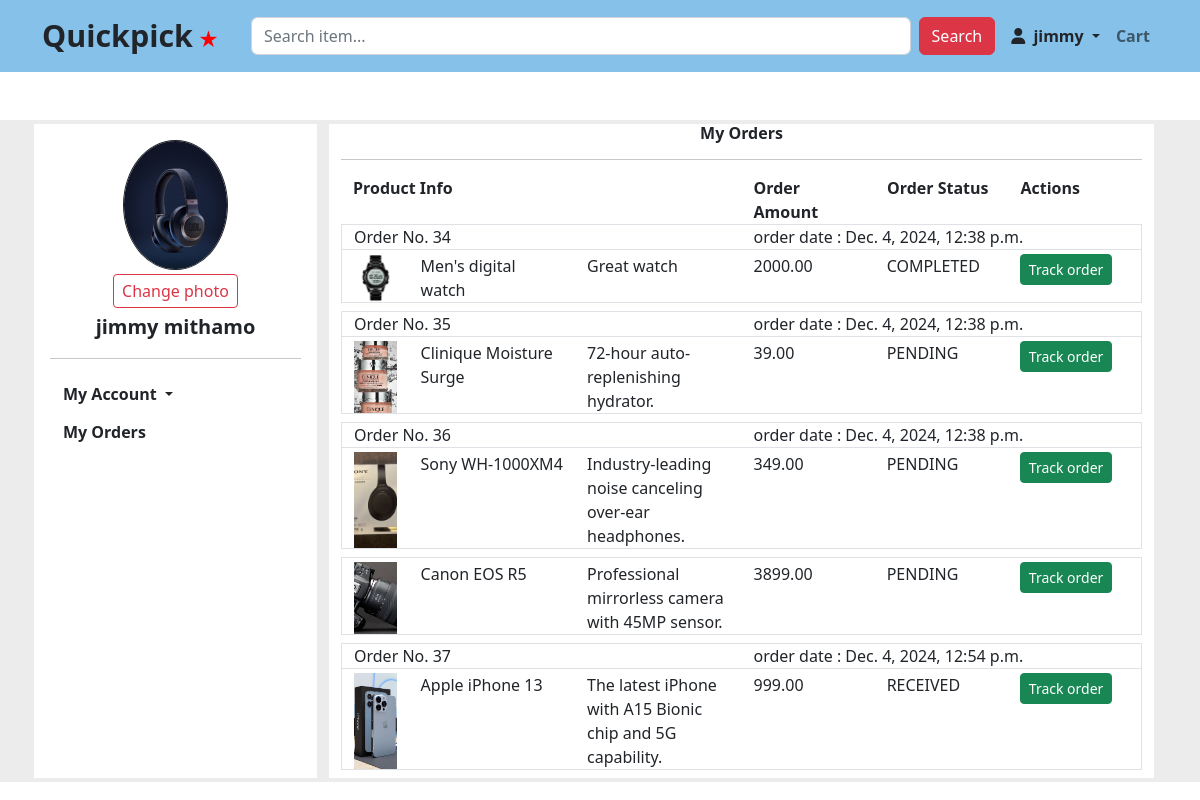
The app's page /order (signed in), older data.
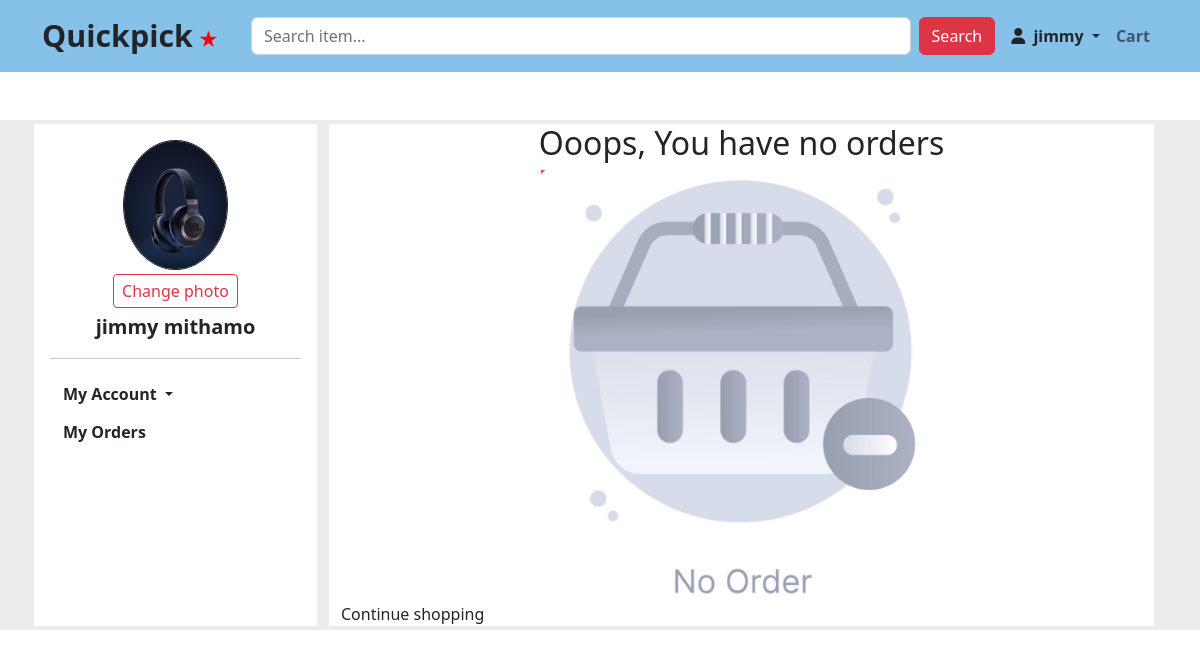
The same page, newer data.
### website/models.py (models this page shows, shortened)
class Profile(models.Model):
    user = models.OneToOneField(User, on_delete=models.CASCADE)
    phone_number = models.CharField(max_length=15, blank=True)
    address = models.CharField(max_length=255, blank=True)

class Order(models.Model):
    ORDER_STATUS_CHOICES = [
        ('RECEIVED', 'Received'),
        ('In transit', 'In transit'),
        ('COMPLETED', 'Completed'),
        ('CANCELED', 'Canceled'),
    ]
    user = models.ForeignKey(User, on_delete=models.CASCADE)
    status = models.CharField(max_length=10, choices=ORDER_STATUS_CHOICES, default='RECEIVED')
    total_amount = models.DecimalField(max_digits=10, decimal_places=2, default=0)
    address = models.CharField(max_length=255, default="No address provided")
    order_date = models.DateTimeField(default=timezone.now)

class OrderItem(models.Model):
    order = models.ForeignKey(Order, related_name='items', on_delete=models.CASCADE)
    cart_item = models.ForeignKey(CartItem, on_delete=models.CASCADE)
    product = models.ForeignKey(Product, on_delete=models.CASCADE)
    quantity = models.PositiveIntegerField()
    price = models.DecimalField(max_digits=10, decimal_places=2)
    def get_total_price(self):
        return self.quantity * self.price

class Product(models.Model):
    name = models.CharField(max_length=100)
    price = models.IntegerField()
    category = models.CharField(max_length=100)
    description = models.TextField()
    image = models.ImageField(upload_to='products/')

### website/views.py (the view)
# urls.py: path('order',views.orders, name='orders'),
def orders(request):
    user = User.objects.get(id=request.session.get('user_id'))
    user_exists = check_user(user)
    if not user_exists:
        messages.warning(request, 'Please login or create account to view orders')
        return redirect('login_page')
    else:
        orders = Order.objects.filter(user=user)
        order_items = OrderItem.objects.filter(order__in=orders)
        context = {
            'orders': orders,
            'order_items': order_items
        }
        return render(request, 'website/my_orders.html', context)

### website/views.py (called while the page is built)
def check_user(active_user):
    if active_user.username.startswith('Guest_'):
        return False
    return True

### website/templates/website/my_orders.html (shortened to what this page needs)
{% extends 'website/account.html' %}
{% load static %}
{% block side_content %}
<div>
    {% if order_items %}
        <h6 class="fw-bold text-center">My Orders</h6>
        <hr>
        <div class="container">
            <div class="row fs-6 fw-bold disabled">
                <div class="col-md-6">Product Info</div>
                <div class="col-md-2">Order Amount</div>
                <div class="col-md-2">Order Status</div>
                <div class="col-md-2">Actions</div>
            </div>
                {% for order in orders %}
                    <div class="row border-bottom-0 border">
                        <div class="col-md-6 ">
                            Order No. {{ order.id }}
                        </div>
                        <div class="col-md-6 ">
                            order date : {{ order.order_date }}
                        </div>
                    </div>
                    {% for order_item in order_items %}
                    {% if order_item.order_id == order.id %}
                    <div class="row border mb-2">
                        <div class="col-1 mt-1">
                            <img src="{{ order_item.product.image.url }}" class="card-img-top" alt="..." style="height: 100%; width: 100%; object-fit: cover;">
                        </div>
                        <div class="col-5 mt-1">
                            <div class="row">
                                <div class="col-6">{{ order_item.product.name }}</div>
                                <div class="col-6">{{ order_item.product.description }}</div>
                            </div>
                        </div>
                        <div class="col-2 mt-1">{{ order_item.get_total_price }}</div>
                        <div class="col-2 mt-1">{{ order.status }}</div>
                        <div class="col-2 mt-1">
                            <a href=""><div class="btn btn-success btn-sm">Track order</div></a>
                        </div>
                    </div>
                    {% endif %}
                    {% endfor %}
                {% endfor %}
            </div>
    {% else %}
    <div class="row">
        <div class="col-12 d-flex flex-row justify-content-center">
            <h2 class="text-dark">Ooops, You have no orders</h2>
       </div>
       <div class="col-12 h-50 d-flex flex-row justify-content-center">
        <img src="{% static 'images/no_order.jpeg' %}" class="d-block w-50 c-img" alt="...">
       </div>
       <div class="col-md-12 d-flex flex-row justify-content-start">
        <a href="/" class="nav-link text-dark lead">Continue shopping</a>
     </div>
    </div>
    {% endif %}
</div>
{% endblock %}

### website/templates/website/account.html (shortened to what this page needs)
{% extends 'website/base.html' %}
{% load static %}
{% block content %}
<section class="container-fluid h-100 mt-0" style="background-color: rgb(236, 236, 236);">
    <div class="container-md custom-margin container-fluid">
        <div class="row p-1">
            <div class="col-md-3 col-lg-3 bg-white p-3">
                <div class="mb-2" style="width: 100%; position: relative;">
                   <div class="col-12 d-flex flex-row justify-content-center" >
                        <div class="col-5"><img src="{{ user.profile.image.url }}" class="card-img-top border border-dark border-rounded border-1 " alt="..." style="height: 100%; width: 100%; object-fit: cover; border-radius: 50%;"></div>
                   </div>
                   <div class="d-flex flex-row justify-content-center m-1">
                    <button type="button" class="btn btn-outline-danger btn-sm w-10" data-bs-toggle="modal" data-bs-target="#exampleModal">
                        <span class="fs-6">Change photo</span>
                    </button>
                   </div>
                   <div class="col-12 text-center fs-5 fw-bold">{{ user.first_name }} {{ user.last_name }}</div>
                </div>
                <hr>
                <div class="dropdown" id="my_account">
                    <button class="btn fw-bold btn-transparent dropdown-toggle" type="button" id="dropdownMenuButton1" data-bs-toggle="dropdown" aria-expanded="false">
                      My Account
                    </button>
                </div>
                <a href="{% url 'orders' %}">
                    <button class="btn fw-bold btn-transparent">My Orders</button>
                </a>
            </div>
            <div class="col-md-9 col-lg-9" id="content-area">
               <div class="container bg-white h-100 ">
                {% block side_content %}
                {% endblock %}
               </div>
            </div>
        </div>
    </div>
</section>
{% endblock %}

### website/templates/website/base.html (shortened to what this page needs)
{% load static %}
<!DOCTYPE html>
<html lang="en">
<head>
    <link href="https://cdn.jsdelivr.net/npm/bootstrap@5.2.3/dist/css/bootstrap.min.css" rel="stylesheet">
    <link href="https://cdnjs.cloudflare.com/ajax/libs/font-awesome/6.0.0-beta3/css/all.min.css" rel="stylesheet">
    <link href="https://cdn.jsdelivr.net/npm/bootstrap-icons/font/bootstrap-icons.css" rel="stylesheet">
</head>
<body>
    <nav class="navbar navbar-expand-lg navbar-light fixed-top">
        <div class="container menu">
            <a class="navbar-brand fw-bolder text-dark" href="/"><span class="quickpick-brand">Quickpick</span> <span style="height: 8px; color: rgb(255, 0, 0);">&#9733;</span></a>
            <form class="d-flex mx-auto w-100 mt-sm-10 me-2 ms-3 align-items-center">
                <input class="form-control me-2" type="search" placeholder="Search item...">
                <button class="btn btn-danger" type="submit">Search</button>
            </form>
            <div class="collapse navbar-collapse" id="navbarSupportedContent">
                <ul class="navbar-nav me-auto mb-2 mb-lg-0">
                    {% if request.session.logged_in %}
                        <li class="nav-item dropdown">
                            <a class="nav-link dropdown-toggle text-dark fw-bold" href="#" id="navbarDropdown" role="button" data-bs-toggle="dropdown" aria-expanded="false">
                                <i class="fa-solid fa-user me-1"></i> {{ request.session.username }}
                            </a>
                        </li>
                    {% else %}
                        <li class="nav-item">
                            <a class="nav-link fw-bold" href="{% url 'login_page' %}">Login</a>
                        </li>
                    {% endif %}
                    <li class="nav-item">
                        <a class="nav-link fw-bold" href="{% url 'cart' %}" id="cart-link">Cart</a>
                    </li>
                </ul>
            </div>
        </div>
    </nav>
    <div class="cont">
        {% block content %}
        {% endblock %}
    </div>
</body>
</html>

### website/templates/website/base.html (style rules this page uses)
.quickpick-brand { font-size: 1rem; }
@media (min-width: 768px) { .quickpick-brand { font-size: 1.25rem; } }
@media (min-width: 992px) { .quickpick-brand { font-size: 1.9rem; } }
.cont { margin-top: 120px; }
.menu { margin-left: 10%; margin-right: 10%; }
.navbar { background-color: #85C1E9; }

Row changes from the older to the newer data that the page shows:
removed Order: id "34", order_date "Dec. 4, 2024, 12:38 p.m.", status "COMPLETED"
removed OrderItem: product.image (picture), product.name "Men's digital watch", product.description "Great watch", get_total_price "2000.00", shown under "34"
removed Order: id "35", order_date "Dec. 4, 2024, 12:38 p.m.", status "PENDING"
removed OrderItem: product.image (picture), product.name "Clinique Moisture Surge", product.description "72-hour auto-replenishing hydrator.", get_total_price "39.00", shown under "35"
removed Order: id "36", order_date "Dec. 4, 2024, 12:38 p.m.", status "PENDING"
removed OrderItem: product.image (picture), product.name "Sony WH-1000XM4", product.description "Industry-leading noise canceling over-ear headphones.", get_total_price "349.00", shown under "36"
removed OrderItem: product.image (picture), product.name "Canon EOS R5", product.description "Professional mirrorless camera with 45MP sensor.", get_total_price "3899.00", shown under "36"
removed Order: id "37", order_date "Dec. 4, 2024, 12:54 p.m.", status "RECEIVED"
removed OrderItem: product.image (picture), product.name "Apple iPhone 13", product.description "The latest iPhone with A15 Bionic chip and 5G capability.", get_total_price "999.00", shown under "37"
Text that changed along with them:
text no longer shown: "My Orders Product Info Order Amount Order Status Actions"
text now shown: "Ooops, You have no orders Continue shopping"
